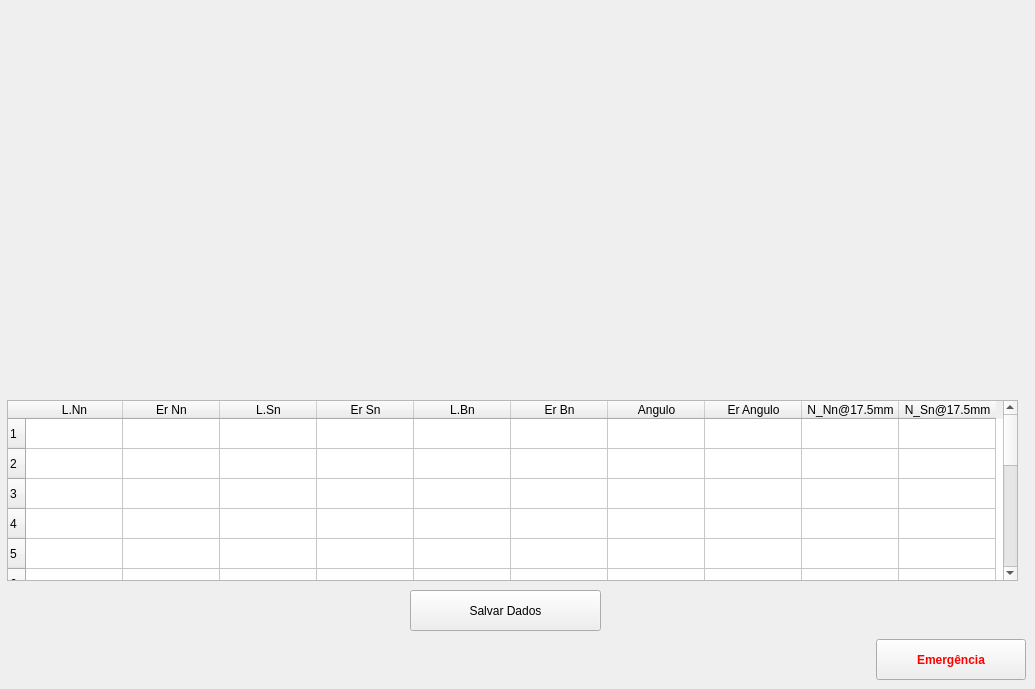
    <widget class="QWidget" name="tab_4">
     <attribute name="icon">
      <iconset>
       <normaloff>imagens/Eixos_2.PNG</normaloff>imagens/Eixos_2.PNG</iconset>
     </attribute>
     <attribute name="title">
      <string>Resultados</string>
     </attribute>
     <widget class="matplotlibWidget" name="widget" native="true">
      <property name="geometry">
       <rect>
        <x>90</x>
        <y>20</y>
        <width>841</width>
        <height>361</height>
       </rect>
      </property>
     </widget>
     <widget class="QPushButton" name="salvar_harmonico">
      <property name="geometry">
       <rect>
        <x>410</x>
        <y>590</y>
        <width>191</width>
        <height>41</height>
       </rect>
      </property>
      <property name="text">
       <string>Salvar Dados</string>
      </property>
      <property name="icon">
       <iconset>
        <normaloff>../../.designer/bobininha/imagens/save.png</normaloff>../../.designer/bobininha/imagens/save.png</iconset>
      </property>
      <property name="iconSize">
       <size>
        <width>20</width>
        <height>20</height>
       </size>
      </property>
     </widget>
     <widget class="QTableWidget" name="tabela">
      <property name="geometry">
       <rect>
        <x>7</x>
        <y>400</y>
        <width>1011</width>
        <height>181</height>
       </rect>
      </property>
      <property name="lineWidth">
       <number>1</number>
      </property>
      <property name="verticalScrollBarPolicy">
       <enum>Qt::ScrollBarAsNeeded</enum>
      </property>
      <property name="autoScrollMargin">
       <number>16</number>
      </property>
      <property name="textElideMode">
       <enum>Qt::ElideRight</enum>
      </property>
      <property name="verticalScrollMode">
       <enum>QAbstractItemView::ScrollPerItem</enum>
      </property>
      <property name="rowCount">
       <number>15</number>
      </property>
      <attribute name="horizontalHeaderDefaultSectionSize">
       <number>97</number>
      </attribute>
      <row>
       <property name="text">
        <string>1</string>
       </property>
      </row>
      <row>
       <property name="text">
        <string>2</string>
       </property>
      </row>
      <row>
       <property name="text">
        <string>3</string>
       </property>
      </row>
      <row>
       <property name="text">
        <string>4</string>
       </property>
      </row>
      <row>
       <property name="text">
        <string>5</string>
       </property>
      </row>
      <row>
       <property name="text">
        <string>6</string>
       </property>
      </row>
      <row>
       <property name="text">
        <string>7</string>
       </property>
      </row>
      <row>
       <property name="text">
        <string>8</string>
       </property>
      </row>
      <row>
       <property name="text">
        <string>9</string>
       </property>
      </row>
      <row>
       <property name="text">
        <string>10</string>
       </property>
      </row>
      <row>
       <property name="text">
        <string>11</string>
       </property>
      </row>
      <row>
       <property name="text">
        <string>12</string>
       </property>
      </row>
      <row>
       <property name="text">
        <string>13</string>
       </property>
      </row>
      <row>
       <property name="text">
        <string>14</string>
       </property>
      </row>
      <row>
       <property name="text">
        <string>15</string>
       </property>
      </row>
      <column>
       <property name="text">
        <string>L.Nn</string>
       </property>
      </column>
      <column>
       <property name="text">
        <string>Er Nn</string>
       </property>
      </column>
      <column>
       <property name="text">
        <string>L.Sn</string>
       </property>
      </column>
      <column>
       <property name="text">
        <string>Er Sn</string>
       </property>
      </column>
      <column>
       <property name="text">
        <string>L.Bn</string>
       </property>
      </column>
      <column>
       <property name="text">
        <string>Er Bn</string>
       </property>
      </column>
      <column>
       <property name="text">
        <string>Angulo</string>
       </property>
      </column>
      <column>
       <property name="text">
        <string>Er Angulo</string>
       </property>
      </column>
      <column>
       <property name="text">
        <string>N_Nn@17.5mm</string>
       </property>
      </column>
      <column>
       <property name="text">
        <string>N_Sn@17.5mm</string>
       </property>
      </column>
     </widget>
     <widget class="QPushButton" name="Emergencia_9">
      <property name="geometry">
       <rect>
        <x>876</x>
        <y>639</y>
        <width>150</width>
        <height>41</height>
       </rect>
      </property>
      <property name="palette">
       <palette>
        <active>
         <colorrole role="ButtonText">
          <brush brushstyle="SolidPattern">
           <color alpha="255">
            <red>255</red>
            <green>0</green>
            <blue>0</blue>
           </color>
          </brush>
         </colorrole>
        </active>
        <inactive>
         <colorrole role="ButtonText">
          <brush brushstyle="SolidPattern">
           <color alpha="255">
            <red>255</red>
            <green>0</green>
            <blue>0</blue>
           </color>
          </brush>
         </colorrole>
        </inactive>
        <disabled>
         <colorrole role="ButtonText">
          <brush brushstyle="SolidPattern">
           <color alpha="255">
            <red>120</red>
            <green>120</green>
            <blue>120</blue>
           </color>
          </brush>
         </colorrole>
        </disabled>
       </palette>
      </property>
      <property name="font">
       <font>
        <weight>75</weight>
        <bold>true</bold>
       </font>
      </property>
      <property name="text">
       <string>Emergência</string>
      </property>
      <property name="icon">
       <iconset>
        <normaloff>../../.designer/backup/imagens/emergency_icon_01.png</normaloff>../../.designer/backup/imagens/emergency_icon_01.png</iconset>
      </property>
      <property name="iconSize">
       <size>
        <width>35</width>
        <height>35</height>
       </size>
      </property>
     </widget>
    </widget>
